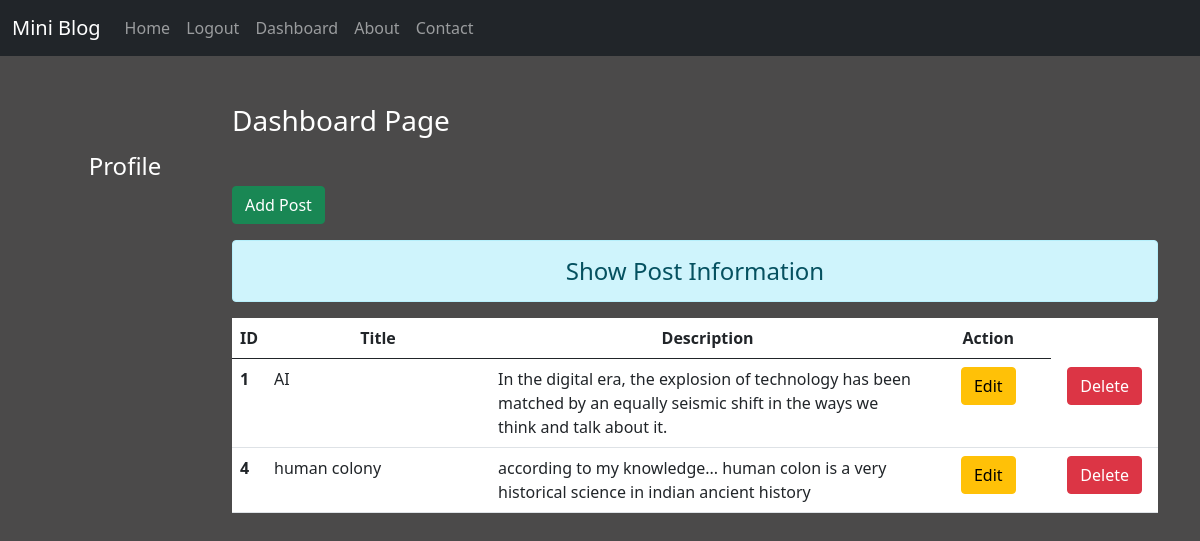
The page /dashboard/ (signed in) on the database its author committed.
### blog/models.py (models this page shows)
class post(models.Model) :
    title = models.CharField(max_length=150)
    desc = models.TextField()

### blog/views.py (the view)
# urls.py: path('dashboard/',views.dashboard , name='dashboard'),
def dashboard(request):
    if request.user.is_authenticated:
        posts = post.objects.all()
        user = request.user
        full_name = user.get_full_name()
        gps = user.groups.all()
        return render(request,'blog/dashboard.html',{'posts' :posts,'full_name':full_name,'groups':gps})
    else:
        return HttpResponseRedirect('/login/')

### blog/templates/blog/dashboard.html (shortened to what this page needs)
{% extends "blog/base.html" %}
{% load static %}
{% block side %}
 <div class="col-sm-2 text-white my-5 text-center">
  <h4 class="my-5">Profile</h4>
 </div>
{% endblock side %}
{% block content %}
    <div class="col-sm-10">
      <h3 class="text-white my-5">Dashboard Page</h3>
      <a href="{% url 'addpost' %}" class="btn btn-success">Add Post</a>
      <h4 class="alert alert-info mt-3 text-center">Show Post Information</h4>
      {% if posts %}
      <table class="table table-hover bg-white" >
        <thead>
        <tr class="text-center">
              <th scope="col" style="width:2%">ID</th>
              <th scope="col" style="width:28%">Title</th>
              <th scope="col" style="width:55%">Description</th>
              <th scope="col" style="width:15%">Action</th>
        </tr>
        </thead>
        <tbody>
          {% for post in posts  %}
          <tr>
            <th>{{post.id}}</th>
            <td>{{post.title}}</td>
            <td>{{post.desc}}</td>
            <td class="text-center">
              <a href="{% url 'updatepost' post.id %}" class="btn btn-warning btn-md">Edit</a>
            </td>
              {% if perms.blog.delete_post %}
              <td>
                <form action="{% url 'deletepost' post.id %}" method="post">
                  <input type="submit" class="btn btn-danger btn-md mx-2" value="Delete">
                </form>
              </td>
              {% endif %}
          </tr>
          {% endfor %}
        </tbody>
      </table>
        {% else %}
        <h4 class="alert alert-warning">No Records</h4>
      {% endif %}
    </div>
{% endblock content %}

### blog/templates/blog/base.html (shortened to what this page needs)
<!DOCTYPE html>
{% load static %}
<html lang="en">
<head>
    <link rel="stylesheet" href="{% static 'css/bootstrap.css'%}">
    <link rel="stylesheet" href="{% static 'css/style.css'%}">
</head>
<body>
  <div class="container-fluid bg-dark">
    {% include 'blog/navbar.html' %}
  </div>
  <div class="container">
    <div class="row">
        {% block side %}
        {% endblock side %}
        {% block content %}
        {% endblock content %}
    </div>
  </div>
</body>
</html>

### blog/templates/blog/navbar.html (shortened to what this page needs)
<nav class="navbar navbar-expand-lg navbar-dark bg-dark">
    <a class="navbar-brand" href="#">Mini Blog</a>
    <div class="collapse navbar-collapse" id="navbarNav">
      <ul class="navbar-nav">
        <li class="nav-item active">
          <a class="nav-link" href="/">Home</a>
        </li>
        {% if request.user.is_authenticated  %}
        <li class="nav-item">
        <a class="nav-link" href="{%url 'logout'%}">Logout</a>
        </li>
        <li class="nav-item">
          <a class="nav-link" href="{%url 'dashboard'%}">Dashboard</a>
        </li>
          {% endif %}
          <li class="nav-item">
            <a class="nav-link" href="{%url 'about'%}">About</a>
          </li>
          <li class="nav-item">
            <a class="nav-link" href="{%url 'contact'%}">Contact</a>
          </li>
      </ul>
    </div>
  </nav>

### blog/static/css/style.css (style rules this page uses)
body { background-color: rgb(75, 74, 74); color: antiquewhite; }

### rows shown on the page
post: id "1", title "AI", desc "In the digital era, the explosion of technology has been matched by an equally seismic shift in the ways we think and talk about it."
post: id "4", title "human colony", desc "according to my knowledge... human colon is a very historical science in indian ancient history"
